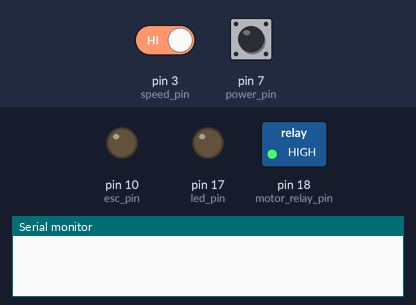
Simulated run of this program. Board: SparkFun Pro Micro, built with avr-gcc and run on an emulated ATmega32U4. Parts: switched loads named in the program (green lamp = pin HIGH), output pins drawn as LEDs (lit = HIGH), the last lines printed to the serial monitor. The test bench sets the inputs (shaded band); at power-on: pin 7 (power_pin) HIGH, pin 3 (speed_pin) HIGH.

Above: at 0.1 s.
At 2.2 s:
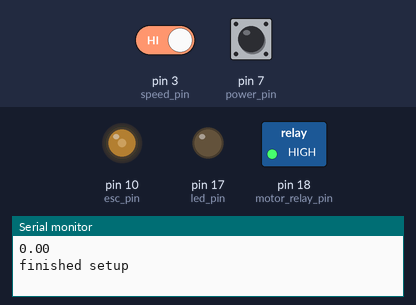
2.3 s: pin 7 (power_pin) pulled LOW for 0.15 s
At 3.0 s:
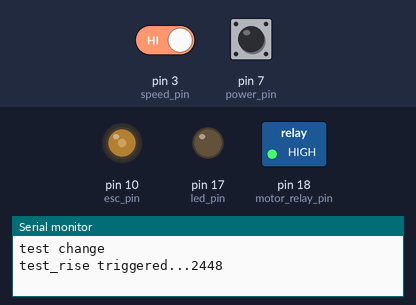
3.9 s: pin 3 (speed_pin) driven LOW
Timing chart, 0 to 6.9 s (numbered marks = the images above; inputs shaded):
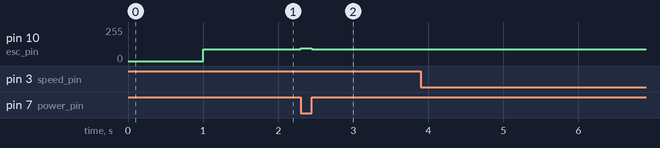

The program:

main.cpp
```cpp
#include "Arduino.h"
bool has_display = true; //is there a display or not
volatile bool show_speed;
int speed_pin = 3;
int power_pin = 7;
int motor_relay_pin = 18;
int esc_pin = 10;
int led_pin = 17;
uint8_t off_level = 0;
uint8_t on_min_level = 96;
volatile unsigned long last_time;
uint16_t circumference = 1000; //circumference of the wheel in mm
uint16_t damping_factor = 2;
volatile double speed;
volatile unsigned long prev_show_time;
volatile bool motor_state;
volatile double motor_speed;
double max_speed = 10;
volatile bool button_ok = true;
void display_speed() {
  if (has_display) {
    prev_show_time = millis();
    Serial.println(speed);
  }
}
void update_speed() {
  unsigned long new_time = millis();
  unsigned long diff = new_time - last_time;
  double new_speed = circumference/diff; //speed in mm per millisecond
  speed += (new_speed - speed) / damping_factor; //LPF damping
  last_time = new_time;
  Serial.println("update_speed");
  if (show_speed) {
    display_speed();
  }
}

int get_esc_out() {
  uint16_t outval = map((int) motor_speed, 0, (int) max_speed, 127, 130);
  return outval;
}

void power_motor() {
  digitalWrite(led_pin, HIGH);
  motor_state = true;
  motor_speed = min(speed, max_speed);
  //turn relay switch to motor
  digitalWrite(motor_relay_pin, HIGH);
  delay(100);
  analogWrite(esc_pin, 130);
}

void stop_motor() {
  digitalWrite(led_pin, LOW);
  motor_state = false;
  motor_speed = 0;
  //turn relay switch off.
  //I think this should be done immediately to start regen
  digitalWrite(motor_relay_pin, LOW);
  analogWrite(esc_pin, 100);
}
void test_fall() {
  if (button_ok) {
    button_ok = false;
    Serial.print("test_fall triggered...");
    analogWrite(esc_pin, 90);
    Serial.print("writing analog esc value...");
    Serial.println(millis());
  }
}
void test_rise() {
  Serial.println("test rise");
  if (!button_ok) {
    Serial.print("test_rise triggered...");
    button_ok = true;
    Serial.println(millis());
  }
}
void test_change() {
  Serial.println("test change");
  if (digitalRead(power_pin)) {
    if (!button_ok) {
      Serial.print("test_rise triggered...");
      analogWrite(esc_pin, 90);
      button_ok = true;
      Serial.println(millis());
    }
  } else {
    if (button_ok) {
      button_ok = false;
      Serial.print("test_fall triggered...");
      analogWrite(esc_pin, 96);
      Serial.print("writing analog esc value...");
      Serial.println(millis());
    }
  }
}
void setup()
{
  pinMode(speed_pin, INPUT);
  pinMode(power_pin, INPUT);
  pinMode(motor_relay_pin, OUTPUT);
  pinMode(esc_pin, OUTPUT);
  pinMode(led_pin, OUTPUT);
  digitalWrite(led_pin, LOW);
  digitalWrite(power_pin, HIGH);
  //digitalWrite(motor_relay_pin, LOW);
  digitalWrite(motor_relay_pin, HIGH);
  //digitalWrite(motor_relay_pin, LOW);
  analogWrite(esc_pin, 0);
  delay(1000);
  analogWrite(esc_pin, 90);
  // If digitalPinToInterrupt breaks, here is the mapping:
  // p->i: 3->0
  attachInterrupt(digitalPinToInterrupt(speed_pin), update_speed, FALLING);
  //attachInterrupt(digitalPinToInterrupt(power_pin), power_motor, RISING);
  //attachInterrupt(digitalPinToInterrupt(power_pin), stop_motor, FALLING);
  //attachInterrupt(4, test_rise, RISING);
  //attachInterrupt(4, test_fall, FALLING);
  attachInterrupt(4, test_change, CHANGE);
  last_time = 0;
  speed = 0;
  motor_state = false;
  show_speed = false;
  motor_speed = 0;
  display_speed();
  Serial.println("finished setup");
}

void loop()
{
  if (has_display) {
    unsigned long cur_time = millis();
    if (cur_time - prev_show_time >= 700) {
      show_speed = true;
    }
  }
}
```

Measured:
- after the input at 2.3 s, pin 10 (esc_pin): 90/255 → 96/255 at once, → 90/255 0.15 s later
